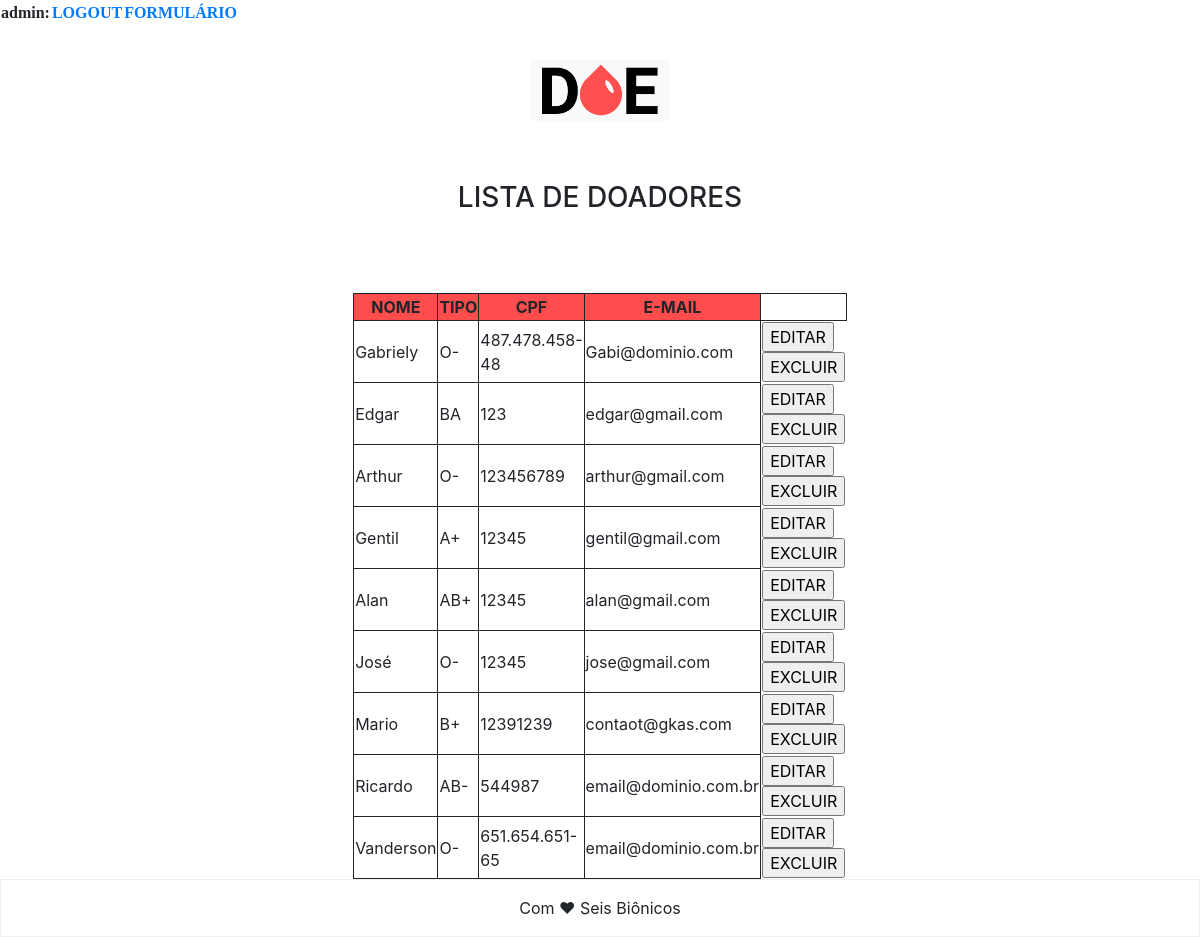
Screenshot of /control_doadores.php (signed in) with the database file from the repository.
### tables this page shows
CREATE TABLE `doadores` (
  `id` int(11) NOT NULL,
  `nome` varchar(30) NOT NULL,
  `email` varchar(50) NOT NULL,
  `cpf` varchar(25) NOT NULL,
  `tipo` varchar(3) NOT NULL
);

### listar.php (called while the page is built)
<?php
  $consulta = "SELECT * FROM doadores order by id";
  $con = $mysqli -> query ($consulta) or die ($consulta -> error);
?>

### control_doadores.php (the view, shortened to what this page needs)
<!-- <?php
    include('conexao.php');
    include('listar.php');
?>  -->
<!DOCTYPE html>
<html lang="pt-br">
<head>
  <link rel="stylesheet" href="css/style.css" type="text/css">
  <link rel="stylesheet" href="css/bootstrap.min.css" type="text/css">
</head>
<body>
  <header>
    <img class="logo" src="./assets/logo.png" alt="DOE">
    <h3>LISTA DE DOADORES</h3>
  </header>
  <section>
  <div class="table-responsive">
  <table id="lista">
    <tr id="lista">
      <th id="titulo">NOME</th>
      <th id="titulo">TIPO</th>
      <th id="titulo">CPF</th>
      <th id="titulo">E-MAIL</th>
    </tr>
        <?php while ($dado = $con -> fetch_array()){ ?>
        <tr>
        <td id="lista"><?php echo $dado["nome"] ?></td>
        <td id="lista"><?php echo $dado["tipo"] ?></td>
        <td id="lista"><?php echo $dado["cpf"] ?></td>
        <td id="lista"><?php echo $dado["email"] ?></td>
          <td>
            <a href='edita_doador.php?id=<?=$dado["id"]?>'><input type="button" class="" value="EDITAR"></a>
            <a href='deletar.php?id=<?=$dado["id"]?>'><input type="button" class="" value="EXCLUIR"></a>
          </td>
        </tr>
        <?php }?>
      </table>
  </div>
  </section>
    <table id="menu">
      <tr>
        <th>
        <?php echo $_SESSION['user'];?>:
        </th>
        <th>
          <a href="logout.php">LOGOUT</a>
        </th>
        <th>
          <a href="form.php">FORMULÁRIO</a>
        </th>
      </tr>
    </table>
  <footer>Com ❤ Seis Biônicos</footer>
</body>
</html>

### css/style.css (style rules this page uses)
html, body { margin: 0; }
* { box-sizing: border-box; }
body { display: flex; flex-direction: column; height: 100vh; font-family: 'Roboto', sans-serif; background-color: #f9f9f9; }
header, main, .form { margin:0 auto 70px; width: 90%; max-width: 600px; }
.logo { width: 140px; margin: 60px 0px; }
header, main, footer { text-align: center; }
footer { margin-top: auto; padding: 16px; border: 1px solid #eee; }
table#lista { width: 40%; margin: auto auto; text-align: left; }
tr#lista { border: solid 1px; }
td#lista { border: solid 1px; }
table#menu { position: fixed; top: 0; left: 0; right: 0; text-decoration: none; text-align: center; font-family: verdana; }
th#titulo { text-align: center; border: solid 1px; background-color: hsl(0, 100%, 65%); }

### rows the page displays
doadores: nome "Gabriely", tipo "O-", cpf "487.478.458-48", email "Gabi@dominio.com"
doadores: nome "Edgar", tipo "BA", cpf "123", email "edgar@gmail.com"
doadores: nome "Arthur", tipo "O-", cpf "123456789", email "arthur@gmail.com"
doadores: nome "Gentil", tipo "A+", cpf "12345", email "gentil@gmail.com"
doadores: nome "Alan", tipo "AB+", cpf "12345", email "alan@gmail.com"
doadores: nome "José", tipo "O-", cpf "12345", email "jose@gmail.com"
doadores: nome "Mario", tipo "B+", cpf "12391239", email "contaot@gkas.com"
doadores: nome "Ricardo", tipo "AB-", cpf "544987", email "email@dominio.com.br"
doadores: nome "Vanderson", tipo "O-", cpf "651.654.651-65", email "email@dominio.com.br"

### other values shown
$_SESSION['user'] "admin"
